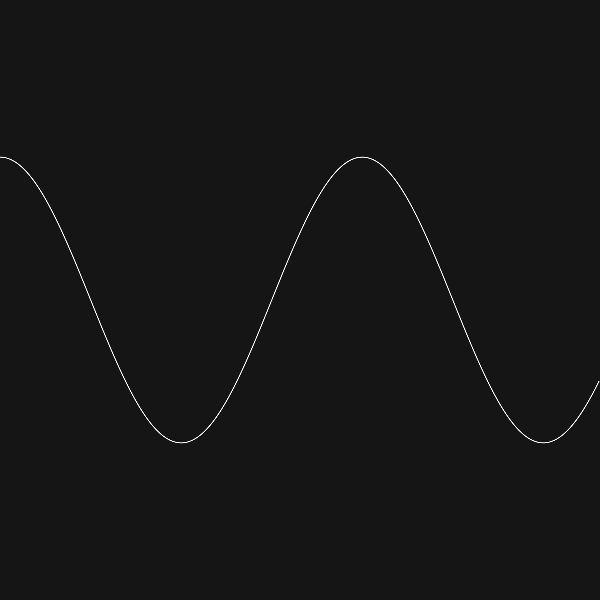
Frame 1 (no input)
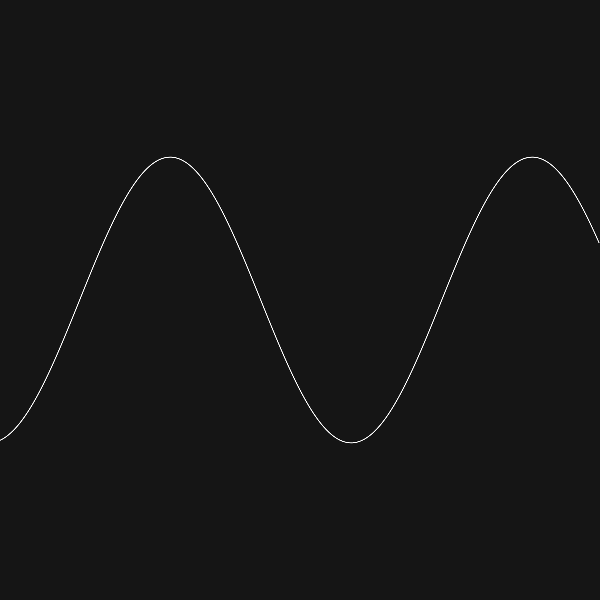
Frame 60 (no input)
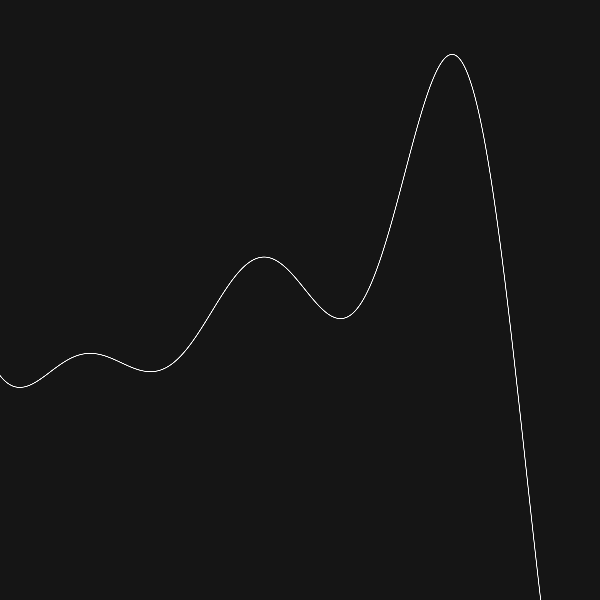
Frame 120 (the mouse pressed at the canvas centre since frame 60)

The p5.js sketch that drew these frames (run headless with seeded random() and noise() and a simulated clock; from frame 60 on, the mouse is pressed at the canvas centre):

// p5.js sketch
// ── sketch.js
const waves = [];

function setup() {
  createCanvas(600, 600);

  pixelDensity(4)

  waves.push(new Wave(random(height / 3), random(300, 600), random(TAU)))
}

function draw() {
  background(21);

  if (mouseIsPressed) {
    waves.push(new Wave(random(height / 10), random(200, 400), random(TAU)))
  }

  translate(0, height / 2)

  beginShape()
  noFill()
  stroke(255)

  for (let x = 0; x < width; x++) {
    let y = 0;
    for (const wave of waves) {
      y += wave.evaluate(x)
    }
    vertex(x, y)
  }
  endShape()

  for (const wave of waves) {
    wave.update()
  }
}

class Wave {
  constructor(amplitude, period, phase) {
    this.amplitude = amplitude
    this.period = period
    this.phase = phase
  }

  evaluate(x) {
    return sin(this.phase + TAU * x / this.period) * this.amplitude
  }

  update() {
    this.phase -= 0.05
  }
}
